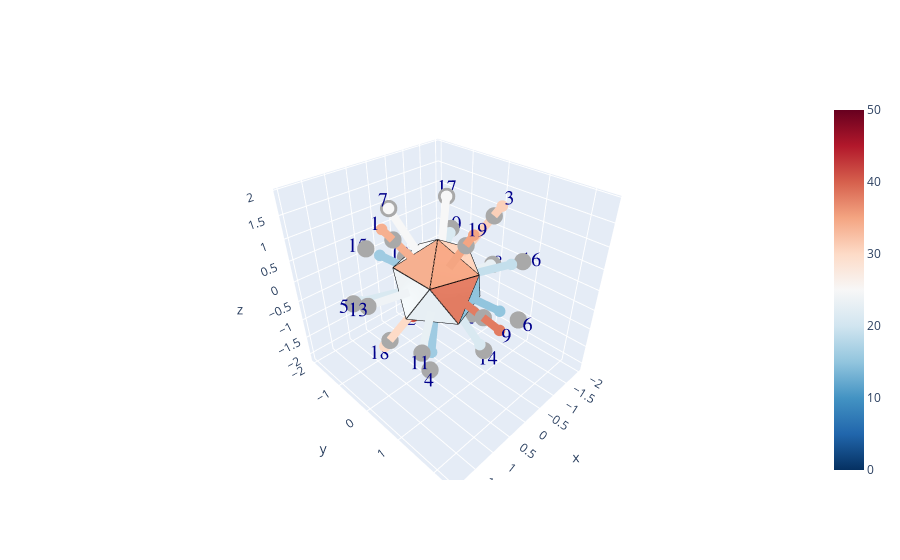

This figure's notebook cell:
### Code cell
#CALL THE DISPLAY FUNCTIONS:

#Only rerun if you want to change the selection
nrolls = 500
%matplotlib inline

if True:
    dice_set = rng.choice(test_dice.iloc[:,0], nrolls, shuffle=False)
    #dice_set = test_dice.iloc[:,0]

display_dice_v2(dice_set)
dice_hist, test_hist, test_sets, numsets = plot_dice_stats_v2(dice_set, numsets=20000)
test_err1, test_err2, dice_err1, dice_err2 = get_adjacency_likelihood(dice_set, test_sets)

### Figure 1 — Plotly figure (JSON) as saved in the notebook; plotly's stock layout.template omitted (floating-point values rounded to 4 significant figures)
{"data": [{"cmax": 50, "cmin": 0, "colorscale": [[0, "rgb(5,48,97)"], [0.1, "rgb(33,102,172)"], [0.2, "rgb(67,147,195)"], [0.3, "rgb(146,197,222)"], [0.4, "rgb(209,229,240)"], [0.5, "rgb(247,247,247)"], [0.6, "rgb(253,219,199)"], [0.7, "rgb(244,165,130)"], [0.8, "rgb(214,96,77)"], [0.9, "rgb(178,24,43)"], [1, "rgb(103,0,31)"]], "i": [0, 6, 0, 2, 8, 2, 0, 4, 1, 5, 1, 6, 1, 2, 7, 3, 0, 8, 0, 4], "intensity": [34, 41, 31, 16, 21, 15, 25, 23, 38, 21, 23, 28, 24, 21, 16, 19, 25, 30, 35, 14], "intensitymode": "cell", "j": [1, 8, 3, 10, 9, 3, 7, 5, 2, 6, 2, 7, 9, 4, 8, 4, 5, 10, 1, 6], "k": [9, 11, 5, 11, 10, 4, 9, 6, 3, 7, 10, 8, 10, 11, 9, 5, 7, 11, 3, 11], "lighting": {"ambient": 1}, "type": "mesh3d", "x": [0, 0.7236, 0.2764, -0.2764, -0.7236, -0.8944, -0.7236, -0.2764, 0.2764, 0.7236, 0.8944, 1.225e-16], "y": [0, 0.5257, 0.8507, 0.8507, 0.5257, 1.095e-16, -0.5257, -0.8507, -0.8507, -0.5257, -2.191e-16, 0], "z": [1, 0.4472, -0.4472, 0.4472, -0.4472, 0.4472, -0.4472, 0.4472, -0.4472, 0.4472, -0.4472, -1]}, {"marker": {"color": "darkgray", "size": 6, "symbol": "circle"}, "mode": "markers", "type": "scatter3d", "x": [1.087, -0.336, -0.8798, 0.8798, 1.423, -0.5437, 0.336, -1.76, 0.5437, -1.423, 1.423, -0.5437, 1.76, -0.336, 0.5437, -1.423, -0.8798, 0.8798, 0.336, -1.087], "y": [-8.342e-17, -1.034, 0.6392, 0.6392, -1.034, 1.673, -1.034, 2.503e-16, 1.673, -1.034, 1.034, -1.673, -2.48e-16, 1.034, -1.673, 1.034, -0.6392, -0.6392, 1.034, 1.668e-16], "z": [1.423, -1.423, 1.423, -1.423, -0.336, -0.336, 1.423, -0.336, 0.336, 0.336, -0.336, -0.336, 0.336, -1.423, 0.336, 0.336, 1.423, -1.423, 1.423, -1.423]}, {"marker": {"color": 1, "opacity": 1, "size": 12}, "mode": "lines", "name": "vertices", "type": "scatter3d", "x": [0, 0.7236, -0.2764, 0, -0.8944, -0.2764, 0.2764, -0.7236, -0.2764, -0.8944, -0.7236, -0.7236, -0.8944, -0.2764, -0.7236, 0.2764, -0.2764, 0, 0.7236, -0.2764, 0.2764, 0.7236, 0.7236, 0.8944, 0.2764, 1.225e-16, 0.8944, 0.2764, 1.225e-16, -0.7236, -0.7236, 1.225e-16, 0.8944, 0.7236, 0.7236, 0.2764], "y": [0, 0.5257, 0.8507, 0, 1.095e-16, 0.8507, 0.8507, 0.5257, 0.8507, 1.095e-16, 0.5257, -0.5257, 1.095e-16, -0.8507, -0.5257, -0.8507, -0.8507, 0, -0.5257, -0.8507, -0.8507, -0.5257, 0.5257, -2.191e-16, -0.8507, 0, -2.191e-16, 0.8507, 0, 0.5257, -0.5257, 0, -2.191e-16, -0.5257, 0.5257, 0.8507], "z": [1, 0.4472, 0.4472, 1, 0.4472, 0.4472, -0.4472, -0.4472, 0.4472, 0.4472, -0.4472, -0.4472, 0.4472, 0.4472, -0.4472, -0.4472, 0.4472, 1, 0.4472, 0.4472, -0.4472, 0.4472, 0.4472, -0.4472, -0.4472, -1, -0.4472, -0.4472, -1, -0.4472, -0.4472, -1, -0.4472, 0.4472, 0.4472, -0.4472]}, {"marker": {"cmax": 2, "cmin": 0, "color": [1.36, 1.36], "colorscale": [[0, "rgb(5,48,97)"], [0.1, "rgb(33,102,172)"], [0.2, "rgb(67,147,195)"], [0.3, "rgb(146,197,222)"], [0.4, "rgb(209,229,240)"], [0.5, "rgb(247,247,247)"], [0.6, "rgb(253,219,199)"], [0.7, "rgb(244,165,130)"], [0.8, "rgb(214,96,77)"], [0.9, "rgb(178,24,43)"], [1, "rgb(103,0,31)"]], "size": 4}, "mode": "markers", "type": "scatter3d", "x": [1.306, 0.442], "y": [-1.002e-16, -3.39e-17], "z": [1.71, 0.5785]}, {"line": {"cmax": 2, "cmin": 0, "color": [1.36, 1.36], "colorscale": [[0, "rgb(5,48,97)"], [0.1, "rgb(33,102,172)"], [0.2, "rgb(67,147,195)"], [0.3, "rgb(146,197,222)"], [0.4, "rgb(209,229,240)"], [0.5, "rgb(247,247,247)"], [0.6, "rgb(253,219,199)"], [0.7, "rgb(244,165,130)"], [0.8, "rgb(214,96,77)"], [0.9, "rgb(178,24,43)"], [1, "rgb(103,0,31)"]], "width": 16}, "marker": {"cmax": 2, "cmin": 0, "color": [1.36, 1.36], "colorscale": [[0, "rgb(5,48,97)"], [0.1, "rgb(33,102,172)"], [0.2, "rgb(67,147,195)"], [0.3, "rgb(146,197,222)"], [0.4, "rgb(209,229,240)"], [0.5, "rgb(247,247,247)"], [0.6, "rgb(253,219,199)"], [0.7, "rgb(244,165,130)"], [0.8, "rgb(214,96,77)"], [0.9, "rgb(178,24,43)"], [1, "rgb(103,0,31)"]], "size": 3}, "mode": "lines+markers", "type": "scatter3d", "x": [1.306, 0.442], "y": [-1.002e-16, -3.39e-17], "z": [1.71, 0.5785]}, {"marker": {"cmax": 2, "cmin": 0, "color": [1.64, 1.64], "colorscale": [[0, "rgb(5,48,97)"], [0.1, "rgb(33,102,172)"], [0.2, "rgb(67,147,195)"], [0.3, "rgb(146,197,222)"], [0.4, "rgb(209,229,240)"], [0.5, "rgb(247,247,247)"], [0.6, "rgb(253,219,199)"], [0.7, "rgb(244,165,130)"], [0.8, "rgb(214,96,77)"], [0.9, "rgb(178,24,43)"], [1, "rgb(103,0,31)"]], "size": 4}, "mode": "markers", "type": "scatter3d", "x": [-0.4561, -0.1366], "y": [-1.404, -0.4203], "z": [-1.932, -0.5785]}, {"line": {"cmax": 2, "cmin": 0, "color": [1.64, 1.64], "colorscale": [[0, "rgb(5,48,97)"], [0.1, "rgb(33,102,172)"], [0.2, "rgb(67,147,195)"], [0.3, "rgb(146,197,222)"], [0.4, "rgb(209,229,240)"], [0.5, "rgb(247,247,247)"], [0.6, "rgb(253,219,199)"], [0.7, "rgb(244,165,130)"], [0.8, "rgb(214,96,77)"], [0.9, "rgb(178,24,43)"], [1, "rgb(103,0,31)"]], "width": 16}, "marker": {"cmax": 2, "cmin": 0, "color": [1.64, 1.64], "colorscale": [[0, "rgb(5,48,97)"], [0.1, "rgb(33,102,172)"], [0.2, "rgb(67,147,195)"], [0.3, "rgb(146,197,222)"], [0.4, "rgb(209,229,240)"], [0.5, "rgb(247,247,247)"], [0.6, "rgb(253,219,199)"], [0.7, "rgb(244,165,130)"], [0.8, "rgb(214,96,77)"], [0.9, "rgb(178,24,43)"], [1, "rgb(103,0,31)"]], "size": 3}, "mode": "lines+markers", "type": "scatter3d", "x": [-0.4561, -0.1366], "y": [-1.404, -0.4203], "z": [-1.932, -0.5785]}, {"marker": {"cmax": 2, "cmin": 0, "color": [1.24, 1.24], "colorscale": [[0, "rgb(5,48,97)"], [0.1, "rgb(33,102,172)"], [0.2, "rgb(67,147,195)"], [0.3, "rgb(146,197,222)"], [0.4, "rgb(209,229,240)"], [0.5, "rgb(247,247,247)"], [0.6, "rgb(253,219,199)"], [0.7, "rgb(244,165,130)"], [0.8, "rgb(214,96,77)"], [0.9, "rgb(178,24,43)"], [1, "rgb(103,0,31)"]], "size": 4}, "mode": "markers", "type": "scatter3d", "x": [-0.9976, -0.3575], "y": [0.7248, 0.2598], "z": [1.614, 0.5785]}, {"line": {"cmax": 2, "cmin": 0, "color": [1.24, 1.24], "colorscale": [[0, "rgb(5,48,97)"], [0.1, "rgb(33,102,172)"], [0.2, "rgb(67,147,195)"], [0.3, "rgb(146,197,222)"], [0.4, "rgb(209,229,240)"], [0.5, "rgb(247,247,247)"], [0.6, "rgb(253,219,199)"], [0.7, "rgb(244,165,130)"], [0.8, "rgb(214,96,77)"], [0.9, "rgb(178,24,43)"], [1, "rgb(103,0,31)"]], "width": 16}, "marker": {"cmax": 2, "cmin": 0, "color": [1.24, 1.24], "colorscale": [[0, "rgb(5,48,97)"], [0.1, "rgb(33,102,172)"], [0.2, "rgb(67,147,195)"], [0.3, "rgb(146,197,222)"], [0.4, "rgb(209,229,240)"], [0.5, "rgb(247,247,247)"], [0.6, "rgb(253,219,199)"], [0.7, "rgb(244,165,130)"], [0.8, "rgb(214,96,77)"], [0.9, "rgb(178,24,43)"], [1, "rgb(103,0,31)"]], "size": 3}, "mode": "lines+markers", "type": "scatter3d", "x": [-0.9976, -0.3575], "y": [0.7248, 0.2598], "z": [1.614, 0.5785]}, {"marker": {"cmax": 2, "cmin": 0, "color": [0.64, 0.64], "colorscale": [[0, "rgb(5,48,97)"], [0.1, "rgb(33,102,172)"], [0.2, "rgb(67,147,195)"], [0.3, "rgb(146,197,222)"], [0.4, "rgb(209,229,240)"], [0.5, "rgb(247,247,247)"], [0.6, "rgb(253,219,199)"], [0.7, "rgb(244,165,130)"], [0.8, "rgb(214,96,77)"], [0.9, "rgb(178,24,43)"], [1, "rgb(103,0,31)"]], "size": 4}, "mode": "markers", "type": "scatter3d", "x": [0.703, 0.3575], "y": [0.5107, 0.2598], "z": [-1.137, -0.5785]}, {"line": {"cmax": 2, "cmin": 0, "color": [0.64, 0.64], "colorscale": [[0, "rgb(5,48,97)"], [0.1, "rgb(33,102,172)"], [0.2, "rgb(67,147,195)"], [0.3, "rgb(146,197,222)"], [0.4, "rgb(209,229,240)"], [0.5, "rgb(247,247,247)"], [0.6, "rgb(253,219,199)"], [0.7, "rgb(244,165,130)"], [0.8, "rgb(214,96,77)"], [0.9, "rgb(178,24,43)"], [1, "rgb(103,0,31)"]], "width": 16}, "marker": {"cmax": 2, "cmin": 0, "color": [0.64, 0.64], "colorscale": [[0, "rgb(5,48,97)"], [0.1, "rgb(33,102,172)"], [0.2, "rgb(67,147,195)"], [0.3, "rgb(146,197,222)"], [0.4, "rgb(209,229,240)"], [0.5, "rgb(247,247,247)"], [0.6, "rgb(253,219,199)"], [0.7, "rgb(244,165,130)"], [0.8, "rgb(214,96,77)"], [0.9, "rgb(178,24,43)"], [1, "rgb(103,0,31)"]], "size": 3}, "mode": "lines+markers", "type": "scatter3d", "x": [0.703, 0.3575], "y": [0.5107, 0.2598], "z": [-1.137, -0.5785]}, {"marker": {"cmax": 2, "cmin": 0, "color": [0.84, 0.84], "colorscale": [[0, "rgb(5,48,97)"], [0.1, "rgb(33,102,172)"], [0.2, "rgb(67,147,195)"], [0.3, "rgb(146,197,222)"], [0.4, "rgb(209,229,240)"], [0.5, "rgb(247,247,247)"], [0.6, "rgb(253,219,199)"], [0.7, "rgb(244,165,130)"], [0.8, "rgb(214,96,77)"], [0.9, "rgb(178,24,43)"], [1, "rgb(103,0,31)"]], "size": 4}, "mode": "markers", "type": "scatter3d", "x": [1.296, 0.5785], "y": [-0.9418, -0.4203], "z": [-0.306, -0.1366]}, {"line": {"cmax": 2, "cmin": 0, "color": [0.84, 0.84], "colorscale": [[0, "rgb(5,48,97)"], [0.1, "rgb(33,102,172)"], [0.2, "rgb(67,147,195)"], [0.3, "rgb(146,197,222)"], [0.4, "rgb(209,229,240)"], [0.5, "rgb(247,247,247)"], [0.6, "rgb(253,219,199)"], [0.7, "rgb(244,165,130)"], [0.8, "rgb(214,96,77)"], [0.9, "rgb(178,24,43)"], [1, "rgb(103,0,31)"]], "width": 16}, "marker": {"cmax": 2, "cmin": 0, "color": [0.84, 0.84], "colorscale": [[0, "rgb(5,48,97)"], [0.1, "rgb(33,102,172)"], [0.2, "rgb(67,147,195)"], [0.3, "rgb(146,197,222)"], [0.4, "rgb(209,229,240)"], [0.5, "rgb(247,247,247)"], [0.6, "rgb(253,219,199)"], [0.7, "rgb(244,165,130)"], [0.8, "rgb(214,96,77)"], [0.9, "rgb(178,24,43)"], [1, "rgb(103,0,31)"]], "size": 3}, "mode": "lines+markers", "type": "scatter3d", "x": [1.296, 0.5785], "y": [-0.9418, -0.4203], "z": [-0.306, -0.1366]}, {"marker": {"cmax": 2, "cmin": 0, "color": [0.6, 0.6], "colorscale": [[0, "rgb(5,48,97)"], [0.1, "rgb(33,102,172)"], [0.2, "rgb(67,147,195)"], [0.3, "rgb(146,197,222)"], [0.4, "rgb(209,229,240)"], [0.5, "rgb(247,247,247)"], [0.6, "rgb(253,219,199)"], [0.7, "rgb(244,165,130)"], [0.8, "rgb(214,96,77)"], [0.9, "rgb(178,24,43)"], [1, "rgb(103,0,31)"]], "size": 4}, "mode": "markers", "type": "scatter3d", "x": [-0.4223, -0.221], "y": [1.3, 0.6801], "z": [-0.261, -0.1366]}, {"line": {"cmax": 2, "cmin": 0, "color": [0.6, 0.6], "colorscale": [[0, "rgb(5,48,97)"], [0.1, "rgb(33,102,172)"], [0.2, "rgb(67,147,195)"], [0.3, "rgb(146,197,222)"], [0.4, "rgb(209,229,240)"], [0.5, "rgb(247,247,247)"], [0.6, "rgb(253,219,199)"], [0.7, "rgb(244,165,130)"], [0.8, "rgb(214,96,77)"], [0.9, "rgb(178,24,43)"], [1, "rgb(103,0,31)"]], "width": 16}, "marker": {"cmax": 2, "cmin": 0, "color": [0.6, 0.6], "colorscale": [[0, "rgb(5,48,97)"], [0.1, "rgb(33,102,172)"], [0.2, "rgb(67,147,195)"], [0.3, "rgb(146,197,222)"], [0.4, "rgb(209,229,240)"], [0.5, "rgb(247,247,247)"], [0.6, "rgb(253,219,199)"], [0.7, "rgb(244,165,130)"], [0.8, "rgb(214,96,77)"], [0.9, "rgb(178,24,43)"], [1, "rgb(103,0,31)"]], "size": 3}, "mode": "lines+markers", "type": "scatter3d", "x": [-0.4223, -0.221], "y": [1.3, 0.6801], "z": [-0.261, -0.1366]}, {"marker": {"cmax": 2, "cmin": 0, "color": [1, 1], "colorscale": [[0, "rgb(5,48,97)"], [0.1, "rgb(33,102,172)"], [0.2, "rgb(67,147,195)"], [0.3, "rgb(146,197,222)"], [0.4, "rgb(209,229,240)"], [0.5, "rgb(247,247,247)"], [0.6, "rgb(253,219,199)"], [0.7, "rgb(244,165,130)"], [0.8, "rgb(214,96,77)"], [0.9, "rgb(178,24,43)"], [1, "rgb(103,0,31)"]], "size": 4}, "mode": "markers", "type": "scatter3d", "x": [0.336, 0.1366], "y": [-1.034, -0.4203], "z": [1.423, 0.5785]}, {"line": {"cmax": 2, "cmin": 0, "color": [1, 1], "colorscale": [[0, "rgb(5,48,97)"], [0.1, "rgb(33,102,172)"], [0.2, "rgb(67,147,195)"], [0.3, "rgb(146,197,222)"], [0.4, "rgb(209,229,240)"], [0.5, "rgb(247,247,247)"], [0.6, "rgb(253,219,199)"], [0.7, "rgb(244,165,130)"], [0.8, "rgb(214,96,77)"], [0.9, "rgb(178,24,43)"], [1, "rgb(103,0,31)"]], "width": 16}, "marker": {"cmax": 2, "cmin": 0, "color": [1, 1], "colorscale": [[0, "rgb(5,48,97)"], [0.1, "rgb(33,102,172)"], [0.2, "rgb(67,147,195)"], [0.3, "rgb(146,197,222)"], [0.4, "rgb(209,229,240)"], [0.5, "rgb(247,247,247)"], [0.6, "rgb(253,219,199)"], [0.7, "rgb(244,165,130)"], [0.8, "rgb(214,96,77)"], [0.9, "rgb(178,24,43)"], [1, "rgb(103,0,31)"]], "size": 3}, "mode": "lines+markers", "type": "scatter3d", "x": [0.336, 0.1366], "y": [-1.034, -0.4203], "z": [1.423, 0.5785]}, {"marker": {"cmax": 2, "cmin": 0, "color": [0.92, 0.92], "colorscale": [[0, "rgb(5,48,97)"], [0.1, "rgb(33,102,172)"], [0.2, "rgb(67,147,195)"], [0.3, "rgb(146,197,222)"], [0.4, "rgb(209,229,240)"], [0.5, "rgb(247,247,247)"], [0.6, "rgb(253,219,199)"], [0.7, "rgb(244,165,130)"], [0.8, "rgb(214,96,77)"], [0.9, "rgb(178,24,43)"], [1, "rgb(103,0,31)"]], "size": 4}, "mode": "markers", "type": "scatter3d", "x": [-1.681, -0.7151], "y": [2.391e-16, 1.017e-16], "z": [-0.321, -0.1366]}, {"line": {"cmax": 2, "cmin": 0, "color": [0.92, 0.92], "colorscale": [[0, "rgb(5,48,97)"], [0.1, "rgb(33,102,172)"], [0.2, "rgb(67,147,195)"], [0.3, "rgb(146,197,222)"], [0.4, "rgb(209,229,240)"], [0.5, "rgb(247,247,247)"], [0.6, "rgb(253,219,199)"], [0.7, "rgb(244,165,130)"], [0.8, "rgb(214,96,77)"], [0.9, "rgb(178,24,43)"], [1, "rgb(103,0,31)"]], "width": 16}, "marker": {"cmax": 2, "cmin": 0, "color": [0.92, 0.92], "colorscale": [[0, "rgb(5,48,97)"], [0.1, "rgb(33,102,172)"], [0.2, "rgb(67,147,195)"], [0.3, "rgb(146,197,222)"], [0.4, "rgb(209,229,240)"], [0.5, "rgb(247,247,247)"], [0.6, "rgb(253,219,199)"], [0.7, "rgb(244,165,130)"], [0.8, "rgb(214,96,77)"], [0.9, "rgb(178,24,43)"], [1, "rgb(103,0,31)"]], "size": 3}, "mode": "lines+markers", "type": "scatter3d", "x": [-1.681, -0.7151], "y": [2.391e-16, 1.017e-16], "z": [-0.321, -0.1366]}, {"marker": {"cmax": 2, "cmin": 0, "color": [1.52, 1.52], "colorscale": [[0, "rgb(5,48,97)"], [0.1, "rgb(33,102,172)"], [0.2, "rgb(67,147,195)"], [0.3, "rgb(146,197,222)"], [0.4, "rgb(209,229,240)"], [0.5, "rgb(247,247,247)"], [0.6, "rgb(253,219,199)"], [0.7, "rgb(244,165,130)"], [0.8, "rgb(214,96,77)"], [0.9, "rgb(178,24,43)"], [1, "rgb(103,0,31)"]], "size": 4}, "mode": "markers", "type": "scatter3d", "x": [0.7016, 0.221], "y": [2.159, 0.6801], "z": [0.4336, 0.1366]}, {"line": {"cmax": 2, "cmin": 0, "color": [1.52, 1.52], "colorscale": [[0, "rgb(5,48,97)"], [0.1, "rgb(33,102,172)"], [0.2, "rgb(67,147,195)"], [0.3, "rgb(146,197,222)"], [0.4, "rgb(209,229,240)"], [0.5, "rgb(247,247,247)"], [0.6, "rgb(253,219,199)"], [0.7, "rgb(244,165,130)"], [0.8, "rgb(214,96,77)"], [0.9, "rgb(178,24,43)"], [1, "rgb(103,0,31)"]], "width": 16}, "marker": {"cmax": 2, "cmin": 0, "color": [1.52, 1.52], "colorscale": [[0, "rgb(5,48,97)"], [0.1, "rgb(33,102,172)"], [0.2, "rgb(67,147,195)"], [0.3, "rgb(146,197,222)"], [0.4, "rgb(209,229,240)"], [0.5, "rgb(247,247,247)"], [0.6, "rgb(253,219,199)"], [0.7, "rgb(244,165,130)"], [0.8, "rgb(214,96,77)"], [0.9, "rgb(178,24,43)"], [1, "rgb(103,0,31)"]], "size": 3}, "mode": "lines+markers", "type": "scatter3d", "x": [0.7016, 0.221], "y": [2.159, 0.6801], "z": [0.4336, 0.1366]}, {"marker": {"cmax": 2, "cmin": 0, "color": [0.84, 0.84], "colorscale": [[0, "rgb(5,48,97)"], [0.1, "rgb(33,102,172)"], [0.2, "rgb(67,147,195)"], [0.3, "rgb(146,197,222)"], [0.4, "rgb(209,229,240)"], [0.5, "rgb(247,247,247)"], [0.6, "rgb(253,219,199)"], [0.7, "rgb(244,165,130)"], [0.8, "rgb(214,96,77)"], [0.9, "rgb(178,24,43)"], [1, "rgb(103,0,31)"]], "size": 4}, "mode": "markers", "type": "scatter3d", "x": [-1.296, -0.5785], "y": [-0.9418, -0.4203], "z": [0.306, 0.1366]}, {"line": {"cmax": 2, "cmin": 0, "color": [0.84, 0.84], "colorscale": [[0, "rgb(5,48,97)"], [0.1, "rgb(33,102,172)"], [0.2, "rgb(67,147,195)"], [0.3, "rgb(146,197,222)"], [0.4, "rgb(209,229,240)"], [0.5, "rgb(247,247,247)"], [0.6, "rgb(253,219,199)"], [0.7, "rgb(244,165,130)"], [0.8, "rgb(214,96,77)"], [0.9, "rgb(178,24,43)"], [1, "rgb(103,0,31)"]], "width": 16}, "marker": {"cmax": 2, "cmin": 0, "color": [0.84, 0.84], "colorscale": [[0, "rgb(5,48,97)"], [0.1, "rgb(33,102,172)"], [0.2, "rgb(67,147,195)"], [0.3, "rgb(146,197,222)"], [0.4, "rgb(209,229,240)"], [0.5, "rgb(247,247,247)"], [0.6, "rgb(253,219,199)"], [0.7, "rgb(244,165,130)"], [0.8, "rgb(214,96,77)"], [0.9, "rgb(178,24,43)"], [1, "rgb(103,0,31)"]], "size": 3}, "mode": "lines+markers", "type": "scatter3d", "x": [-1.296, -0.5785], "y": [-0.9418, -0.4203], "z": [0.306, 0.1366]}, {"marker": {"cmax": 2, "cmin": 0, "color": [0.92, 0.92], "colorscale": [[0, "rgb(5,48,97)"], [0.1, "rgb(33,102,172)"], [0.2, "rgb(67,147,195)"], [0.3, "rgb(146,197,222)"], [0.4, "rgb(209,229,240)"], [0.5, "rgb(247,247,247)"], [0.6, "rgb(253,219,199)"], [0.7, "rgb(244,165,130)"], [0.8, "rgb(214,96,77)"], [0.9, "rgb(178,24,43)"], [1, "rgb(103,0,31)"]], "size": 4}, "mode": "markers", "type": "scatter3d", "x": [1.36, 0.5785], "y": [0.988, 0.4203], "z": [-0.321, -0.1366]}, {"line": {"cmax": 2, "cmin": 0, "color": [0.92, 0.92], "colorscale": [[0, "rgb(5,48,97)"], [0.1, "rgb(33,102,172)"], [0.2, "rgb(67,147,195)"], [0.3, "rgb(146,197,222)"], [0.4, "rgb(209,229,240)"], [0.5, "rgb(247,247,247)"], [0.6, "rgb(253,219,199)"], [0.7, "rgb(244,165,130)"], [0.8, "rgb(214,96,77)"], [0.9, "rgb(178,24,43)"], [1, "rgb(103,0,31)"]], "width": 16}, "marker": {"cmax": 2, "cmin": 0, "color": [0.92, 0.92], "colorscale": [[0, "rgb(5,48,97)"], [0.1, "rgb(33,102,172)"], [0.2, "rgb(67,147,195)"], [0.3, "rgb(146,197,222)"], [0.4, "rgb(209,229,240)"], [0.5, "rgb(247,247,247)"], [0.6, "rgb(253,219,199)"], [0.7, "rgb(244,165,130)"], [0.8, "rgb(214,96,77)"], [0.9, "rgb(178,24,43)"], [1, "rgb(103,0,31)"]], "size": 3}, "mode": "lines+markers", "type": "scatter3d", "x": [1.36, 0.5785], "y": [0.988, 0.4203], "z": [-0.321, -0.1366]}, {"marker": {"cmax": 2, "cmin": 0, "color": [1.12, 1.12], "colorscale": [[0, "rgb(5,48,97)"], [0.1, "rgb(33,102,172)"], [0.2, "rgb(67,147,195)"], [0.3, "rgb(146,197,222)"], [0.4, "rgb(209,229,240)"], [0.5, "rgb(247,247,247)"], [0.6, "rgb(253,219,199)"], [0.7, "rgb(244,165,130)"], [0.8, "rgb(214,96,77)"], [0.9, "rgb(178,24,43)"], [1, "rgb(103,0,31)"]], "size": 4}, "mode": "markers", "type": "scatter3d", "x": [-0.5801, -0.221], "y": [-1.786, -0.6801], "z": [-0.3586, -0.1366]}, {"line": {"cmax": 2, "cmin": 0, "color": [1.12, 1.12], "colorscale": [[0, "rgb(5,48,97)"], [0.1, "rgb(33,102,172)"], [0.2, "rgb(67,147,195)"], [0.3, "rgb(146,197,222)"], [0.4, "rgb(209,229,240)"], [0.5, "rgb(247,247,247)"], [0.6, "rgb(253,219,199)"], [0.7, "rgb(244,165,130)"], [0.8, "rgb(214,96,77)"], [0.9, "rgb(178,24,43)"], [1, "rgb(103,0,31)"]], "width": 16}, "marker": {"cmax": 2, "cmin": 0, "color": [1.12, 1.12], "colorscale": [[0, "rgb(5,48,97)"], [0.1, "rgb(33,102,172)"], [0.2, "rgb(67,147,195)"], [0.3, "rgb(146,197,222)"], [0.4, "rgb(209,229,240)"], [0.5, "rgb(247,247,247)"], [0.6, "rgb(253,219,199)"], [0.7, "rgb(244,165,130)"], [0.8, "rgb(214,96,77)"], [0.9, "rgb(178,24,43)"], [1, "rgb(103,0,31)"]], "size": 3}, "mode": "lines+markers", "type": "scatter3d", "x": [-0.5801, -0.221], "y": [-1.786, -0.6801], "z": [-0.3586, -0.1366]}, {"marker": {"cmax": 2, "cmin": 0, "color": [0.96, 0.96], "colorscale": [[0, "rgb(5,48,97)"], [0.1, "rgb(33,102,172)"], [0.2, "rgb(67,147,195)"], [0.3, "rgb(146,197,222)"], [0.4, "rgb(209,229,240)"], [0.5, "rgb(247,247,247)"], [0.6, "rgb(253,219,199)"], [0.7, "rgb(244,165,130)"], [0.8, "rgb(214,96,77)"], [0.9, "rgb(178,24,43)"], [1, "rgb(103,0,31)"]], "size": 4}, "mode": "markers", "type": "scatter3d", "x": [1.72, 0.7151], "y": [-2.425e-16, -1.008e-16], "z": [0.3285, 0.1366]}, {"line": {"cmax": 2, "cmin": 0, "color": [0.96, 0.96], "colorscale": [[0, "rgb(5,48,97)"], [0.1, "rgb(33,102,172)"], [0.2, "rgb(67,147,195)"], [0.3, "rgb(146,197,222)"], [0.4, "rgb(209,229,240)"], [0.5, "rgb(247,247,247)"], [0.6, "rgb(253,219,199)"], [0.7, "rgb(244,165,130)"], [0.8, "rgb(214,96,77)"], [0.9, "rgb(178,24,43)"], [1, "rgb(103,0,31)"]], "width": 16}, "marker": {"cmax": 2, "cmin": 0, "color": [0.96, 0.96], "colorscale": [[0, "rgb(5,48,97)"], [0.1, "rgb(33,102,172)"], [0.2, "rgb(67,147,195)"], [0.3, "rgb(146,197,222)"], [0.4, "rgb(209,229,240)"], [0.5, "rgb(247,247,247)"], [0.6, "rgb(253,219,199)"], [0.7, "rgb(244,165,130)"], [0.8, "rgb(214,96,77)"], [0.9, "rgb(178,24,43)"], [1, "rgb(103,0,31)"]], "size": 3}, "mode": "lines+markers", "type": "scatter3d", "x": [1.72, 0.7151], "y": [-2.425e-16, -1.008e-16], "z": [0.3285, 0.1366]}, {"marker": {"cmax": 2, "cmin": 0, "color": [0.84, 0.84], "colorscale": [[0, "rgb(5,48,97)"], [0.1, "rgb(33,102,172)"], [0.2, "rgb(67,147,195)"], [0.3, "rgb(146,197,222)"], [0.4, "rgb(209,229,240)"], [0.5, "rgb(247,247,247)"], [0.6, "rgb(253,219,199)"], [0.7, "rgb(244,165,130)"], [0.8, "rgb(214,96,77)"], [0.9, "rgb(178,24,43)"], [1, "rgb(103,0,31)"]], "size": 4}, "mode": "markers", "type": "scatter3d", "x": [-0.306, -0.1366], "y": [0.9418, 0.4203], "z": [-1.296, -0.5785]}, {"line": {"cmax": 2, "cmin": 0, "color": [0.84, 0.84], "colorscale": [[0, "rgb(5,48,97)"], [0.1, "rgb(33,102,172)"], [0.2, "rgb(67,147,195)"], [0.3, "rgb(146,197,222)"], [0.4, "rgb(209,229,240)"], [0.5, "rgb(247,247,247)"], [0.6, "rgb(253,219,199)"], [0.7, "rgb(244,165,130)"], [0.8, "rgb(214,96,77)"], [0.9, "rgb(178,24,43)"], [1, "rgb(103,0,31)"]], "width": 16}, "marker": {"cmax": 2, "cmin": 0, "color": [0.84, 0.84], "colorscale": [[0, "rgb(5,48,97)"], [0.1, "rgb(33,102,172)"], [0.2, "rgb(67,147,195)"], [0.3, "rgb(146,197,222)"], [0.4, "rgb(209,229,240)"], [0.5, "rgb(247,247,247)"], [0.6, "rgb(253,219,199)"], [0.7, "rgb(244,165,130)"], [0.8, "rgb(214,96,77)"], [0.9, "rgb(178,24,43)"], [1, "rgb(103,0,31)"]], "size": 3}, "mode": "lines+markers", "type": "scatter3d", "x": [-0.306, -0.1366], "y": [0.9418, 0.4203], "z": [-1.296, -0.5785]}, {"marker": {"cmax": 2, "cmin": 0, "color": [0.64, 0.64], "colorscale": [[0, "rgb(5,48,97)"], [0.1, "rgb(33,102,172)"], [0.2, "rgb(67,147,195)"], [0.3, "rgb(146,197,222)"], [0.4, "rgb(209,229,240)"], [0.5, "rgb(247,247,247)"], [0.6, "rgb(253,219,199)"], [0.7, "rgb(244,165,130)"], [0.8, "rgb(214,96,77)"], [0.9, "rgb(178,24,43)"], [1, "rgb(103,0,31)"]], "size": 4}, "mode": "markers", "type": "scatter3d", "x": [0.4345, 0.221], "y": [-1.337, -0.6801], "z": [0.2685, 0.1366]}, {"line": {"cmax": 2, "cmin": 0, "color": [0.64, 0.64], "colorscale": [[0, "rgb(5,48,97)"], [0.1, "rgb(33,102,172)"], [0.2, "rgb(67,147,195)"], [0.3, "rgb(146,197,222)"], [0.4, "rgb(209,229,240)"], [0.5, "rgb(247,247,247)"], [0.6, "rgb(253,219,199)"], [0.7, "rgb(244,165,130)"], [0.8, "rgb(214,96,77)"], [0.9, "rgb(178,24,43)"], [1, "rgb(103,0,31)"]], "width": 16}, "marker": {"cmax": 2, "cmin": 0, "color": [0.64, 0.64], "colorscale": [[0, "rgb(5,48,97)"], [0.1, "rgb(33,102,172)"], [0.2, "rgb(67,147,195)"], [0.3, "rgb(146,197,222)"], [0.4, "rgb(209,229,240)"], [0.5, "rgb(247,247,247)"], [0.6, "rgb(253,219,199)"], [0.7, "rgb(244,165,130)"], [0.8, "rgb(214,96,77)"], [0.9, "rgb(178,24,43)"], [1, "rgb(103,0,31)"]], "size": 3}, "mode": "lines+markers", "type": "scatter3d", "x": [0.4345, 0.221], "y": [-1.337, -0.6801], "z": [0.2685, 0.1366]}, {"marker": {"cmax": 2, "cmin": 0, "color": [0.76, 0.76], "colorscale": [[0, "rgb(5,48,97)"], [0.1, "rgb(33,102,172)"], [0.2, "rgb(67,147,195)"], [0.3, "rgb(146,197,222)"], [0.4, "rgb(209,229,240)"], [0.5, "rgb(247,247,247)"], [0.6, "rgb(253,219,199)"], [0.7, "rgb(244,165,130)"], [0.8, "rgb(214,96,77)"], [0.9, "rgb(178,24,43)"], [1, "rgb(103,0,31)"]], "size": 4}, "mode": "markers", "type": "scatter3d", "x": [-1.233, -0.5785], "y": [0.8957, 0.4203], "z": [0.291, 0.1366]}, {"line": {"cmax": 2, "cmin": 0, "color": [0.76, 0.76], "colorscale": [[0, "rgb(5,48,97)"], [0.1, "rgb(33,102,172)"], [0.2, "rgb(67,147,195)"], [0.3, "rgb(146,197,222)"], [0.4, "rgb(209,229,240)"], [0.5, "rgb(247,247,247)"], [0.6, "rgb(253,219,199)"], [0.7, "rgb(244,165,130)"], [0.8, "rgb(214,96,77)"], [0.9, "rgb(178,24,43)"], [1, "rgb(103,0,31)"]], "width": 16}, "marker": {"cmax": 2, "cmin": 0, "color": [0.76, 0.76], "colorscale": [[0, "rgb(5,48,97)"], [0.1, "rgb(33,102,172)"], [0.2, "rgb(67,147,195)"], [0.3, "rgb(146,197,222)"], [0.4, "rgb(209,229,240)"], [0.5, "rgb(247,247,247)"], [0.6, "rgb(253,219,199)"], [0.7, "rgb(244,165,130)"], [0.8, "rgb(214,96,77)"], [0.9, "rgb(178,24,43)"], [1, "rgb(103,0,31)"]], "size": 3}, "mode": "lines+markers", "type": "scatter3d", "x": [-1.233, -0.5785], "y": [0.8957, 0.4203], "z": [0.291, 0.1366]}, {"marker": {"cmax": 2, "cmin": 0, "color": [1, 1], "colorscale": [[0, "rgb(5,48,97)"], [0.1, "rgb(33,102,172)"], [0.2, "rgb(67,147,195)"], [0.3, "rgb(146,197,222)"], [0.4, "rgb(209,229,240)"], [0.5, "rgb(247,247,247)"], [0.6, "rgb(253,219,199)"], [0.7, "rgb(244,165,130)"], [0.8, "rgb(214,96,77)"], [0.9, "rgb(178,24,43)"], [1, "rgb(103,0,31)"]], "size": 4}, "mode": "markers", "type": "scatter3d", "x": [-0.8798, -0.3575], "y": [-0.6392, -0.2598], "z": [1.423, 0.5785]}, {"line": {"cmax": 2, "cmin": 0, "color": [1, 1], "colorscale": [[0, "rgb(5,48,97)"], [0.1, "rgb(33,102,172)"], [0.2, "rgb(67,147,195)"], [0.3, "rgb(146,197,222)"], [0.4, "rgb(209,229,240)"], [0.5, "rgb(247,247,247)"], [0.6, "rgb(253,219,199)"], [0.7, "rgb(244,165,130)"], [0.8, "rgb(214,96,77)"], [0.9, "rgb(178,24,43)"], [1, "rgb(103,0,31)"]], "width": 16}, "marker": {"cmax": 2, "cmin": 0, "color": [1, 1], "colorscale": [[0, "rgb(5,48,97)"], [0.1, "rgb(33,102,172)"], [0.2, "rgb(67,147,195)"], [0.3, "rgb(146,197,222)"], [0.4, "rgb(209,229,240)"], [0.5, "rgb(247,247,247)"], [0.6, "rgb(253,219,199)"], [0.7, "rgb(244,165,130)"], [0.8, "rgb(214,96,77)"], [0.9, "rgb(178,24,43)"], [1, "rgb(103,0,31)"]], "size": 3}, "mode": "lines+markers", "type": "scatter3d", "x": [-0.8798, -0.3575], "y": [-0.6392, -0.2598], "z": [1.423, 0.5785]}, {"marker": {"cmax": 2, "cmin": 0, "color": [1.2, 1.2], "colorscale": [[0, "rgb(5,48,97)"], [0.1, "rgb(33,102,172)"], [0.2, "rgb(67,147,195)"], [0.3, "rgb(146,197,222)"], [0.4, "rgb(209,229,240)"], [0.5, "rgb(247,247,247)"], [0.6, "rgb(253,219,199)"], [0.7, "rgb(244,165,130)"], [0.8, "rgb(214,96,77)"], [0.9, "rgb(178,24,43)"], [1, "rgb(103,0,31)"]], "size": 4}, "mode": "markers", "type": "scatter3d", "x": [0.978, 0.3575], "y": [-0.7106, -0.2598], "z": [-1.582, -0.5785]}, {"line": {"cmax": 2, "cmin": 0, "color": [1.2, 1.2], "colorscale": [[0, "rgb(5,48,97)"], [0.1, "rgb(33,102,172)"], [0.2, "rgb(67,147,195)"], [0.3, "rgb(146,197,222)"], [0.4, "rgb(209,229,240)"], [0.5, "rgb(247,247,247)"], [0.6, "rgb(253,219,199)"], [0.7, "rgb(244,165,130)"], [0.8, "rgb(214,96,77)"], [0.9, "rgb(178,24,43)"], [1, "rgb(103,0,31)"]], "width": 16}, "marker": {"cmax": 2, "cmin": 0, "color": [1.2, 1.2], "colorscale": [[0, "rgb(5,48,97)"], [0.1, "rgb(33,102,172)"], [0.2, "rgb(67,147,195)"], [0.3, "rgb(146,197,222)"], [0.4, "rgb(209,229,240)"], [0.5, "rgb(247,247,247)"], [0.6, "rgb(253,219,199)"], [0.7, "rgb(244,165,130)"], [0.8, "rgb(214,96,77)"], [0.9, "rgb(178,24,43)"], [1, "rgb(103,0,31)"]], "size": 3}, "mode": "lines+markers", "type": "scatter3d", "x": [0.978, 0.3575], "y": [-0.7106, -0.2598], "z": [-1.582, -0.5785]}, {"marker": {"cmax": 2, "cmin": 0, "color": [1.4, 1.4], "colorscale": [[0, "rgb(5,48,97)"], [0.1, "rgb(33,102,172)"], [0.2, "rgb(67,147,195)"], [0.3, "rgb(146,197,222)"], [0.4, "rgb(209,229,240)"], [0.5, "rgb(247,247,247)"], [0.6, "rgb(253,219,199)"], [0.7, "rgb(244,165,130)"], [0.8, "rgb(214,96,77)"], [0.9, "rgb(178,24,43)"], [1, "rgb(103,0,31)"]], "size": 4}, "mode": "markers", "type": "scatter3d", "x": [0.4111, 0.1366], "y": [1.265, 0.4203], "z": [1.741, 0.5785]}, {"line": {"cmax": 2, "cmin": 0, "color": [1.4, 1.4], "colorscale": [[0, "rgb(5,48,97)"], [0.1, "rgb(33,102,172)"], [0.2, "rgb(67,147,195)"], [0.3, "rgb(146,197,222)"], [0.4, "rgb(209,229,240)"], [0.5, "rgb(247,247,247)"], [0.6, "rgb(253,219,199)"], [0.7, "rgb(244,165,130)"], [0.8, "rgb(214,96,77)"], [0.9, "rgb(178,24,43)"], [1, "rgb(103,0,31)"]], "width": 16}, "marker": {"cmax": 2, "cmin": 0, "color": [1.4, 1.4], "colorscale": [[0, "rgb(5,48,97)"], [0.1, "rgb(33,102,172)"], [0.2, "rgb(67,147,195)"], [0.3, "rgb(146,197,222)"], [0.4, "rgb(209,229,240)"], [0.5, "rgb(247,247,247)"], [0.6, "rgb(253,219,199)"], [0.7, "rgb(244,165,130)"], [0.8, "rgb(214,96,77)"], [0.9, "rgb(178,24,43)"], [1, "rgb(103,0,31)"]], "size": 3}, "mode": "lines+markers", "type": "scatter3d", "x": [0.4111, 0.1366], "y": [1.265, 0.4203], "z": [1.741, 0.5785]}, {"marker": {"cmax": 2, "cmin": 0, "color": [0.56, 0.56], "colorscale": [[0, "rgb(5,48,97)"], [0.1, "rgb(33,102,172)"], [0.2, "rgb(67,147,195)"], [0.3, "rgb(146,197,222)"], [0.4, "rgb(209,229,240)"], [0.5, "rgb(247,247,247)"], [0.6, "rgb(253,219,199)"], [0.7, "rgb(244,165,130)"], [0.8, "rgb(214,96,77)"], [0.9, "rgb(178,24,43)"], [1, "rgb(103,0,31)"]], "size": 4}, "mode": "markers", "type": "scatter3d", "x": [-0.8203, -0.442], "y": [1.259e-16, 6.781e-17], "z": [-1.074, -0.5785]}, {"line": {"cmax": 2, "cmin": 0, "color": [0.56, 0.56], "colorscale": [[0, "rgb(5,48,97)"], [0.1, "rgb(33,102,172)"], [0.2, "rgb(67,147,195)"], [0.3, "rgb(146,197,222)"], [0.4, "rgb(209,229,240)"], [0.5, "rgb(247,247,247)"], [0.6, "rgb(253,219,199)"], [0.7, "rgb(244,165,130)"], [0.8, "rgb(214,96,77)"], [0.9, "rgb(178,24,43)"], [1, "rgb(103,0,31)"]], "width": 16}, "marker": {"cmax": 2, "cmin": 0, "color": [0.56, 0.56], "colorscale": [[0, "rgb(5,48,97)"], [0.1, "rgb(33,102,172)"], [0.2, "rgb(67,147,195)"], [0.3, "rgb(146,197,222)"], [0.4, "rgb(209,229,240)"], [0.5, "rgb(247,247,247)"], [0.6, "rgb(253,219,199)"], [0.7, "rgb(244,165,130)"], [0.8, "rgb(214,96,77)"], [0.9, "rgb(178,24,43)"], [1, "rgb(103,0,31)"]], "size": 3}, "mode": "lines+markers", "type": "scatter3d", "x": [-0.8203, -0.442], "y": [1.259e-16, 6.781e-17], "z": [-1.074, -0.5785]}, {"mode": "text", "text": ["1", "2", "3", "4", "5", "6", "7", "8", "9", "10", "11", "12", "13", "14", "15", "16", "17", "18", "19", "20"], "textfont": {"color": "darkblue", "family": "sans serif", "size": 20}, "textposition": "middle center", "type": "scatter3d", "x": [1.427, -0.4936, -1.096, 0.978, 1.582, -0.6044, 0.3736, -1.956, 0.7623, -1.582, 1.582, -0.6409, 1.956, -0.3736, 0.6044, -1.582, -0.978, 1.076, 0.4486, -1.209], "y": [-1.095e-16, -1.519, 0.7962, 0.7106, -1.15, 1.86, -1.15, 2.782e-16, 2.346, -1.15, 1.15, -1.972, -2.757e-16, 1.15, -1.86, 1.15, -0.7106, -0.7819, 1.381, 1.855e-16], "z": [1.868, -2.091, 1.773, -1.582, -0.3736, -0.3736, 1.582, -0.3736, 0.4711, 0.3736, -0.3736, -0.3961, 0.3736, -1.582, 0.3736, 0.3736, 1.582, -1.741, 1.9, -1.582]}], "layout": {"showlegend": false}}
